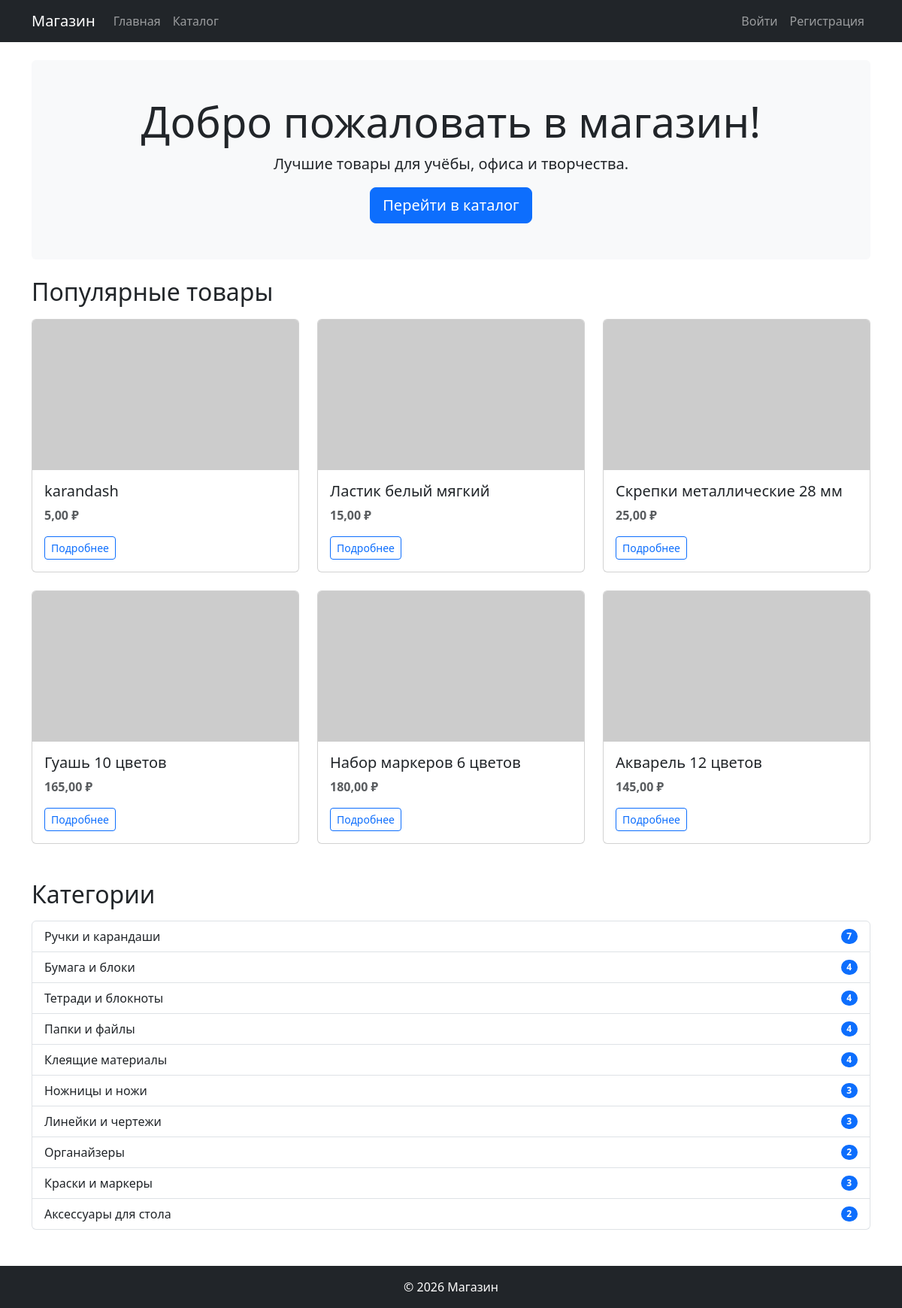
The page / on the database its author committed.
### shop/models.py (models this page shows, shortened)
class Product(models.Model):
    name = models.CharField(max_length = 200)
    description = models.TextField()
    photo = models.ImageField(upload_to = 'products/', blank = True)
    price = models.DecimalField(max_digits = 10, decimal_places = 2,
    validators = [MinValueValidator(0)])
    stock = models.IntegerField(validators = [MinValueValidator(0)])
    category = models.ForeignKey(Category, on_delete = models.CASCADE)
    manufacturer = models.ForeignKey(Manufacturer, on_delete = models.CASCADE)

class Category(models.Model):
    name = models.CharField(max_length = 100)
    description = models.TextField(blank = True)

### shop/views.py (the view)
# urls.py: path('', views.index, name = 'index'),
def index(request):
    popular_products = Product.objects.all().order_by('-id')[:6]
    categories = Category.objects.all()
    return render(request, 'shop/index.html', {
        'popular_products': popular_products,
        'categories': categories,
    })

### shop/templates/shop/index.html (shortened to what this page needs)
{% extends 'shop/base.html' %}
{% block content %}
<div class="bg-light p-5 rounded mb-4 text-center">
    <h1 class="display-4">Добро пожаловать в магазин!</h1>
    <p class="lead">Лучшие товары для учёбы, офиса и творчества.</p>
    <a href="{% url 'shop:product_list' %}" class="btn btn-primary btn-lg">Перейти в каталог</a>
</div>
<h2 class="mb-3"> Популярные товары</h2>
<div class="row">
    {% for product in popular_products %}
    <div class="col-md-4 mb-4">
        <div class="card h-100">
            {% if product.image %}
                <img src="{{ product.image.url }}" class="card-img-top" alt="{{ product.name }}">
            {% else %}
                <img src="https://via.placeholder.com/300x200?text=Нет+фото" class="card-img-top" alt="{{ product.name }}">
            {% endif %}
            <div class="card-body">
                <h5 class="card-title">{{ product.name }}</h5>
                <p class="card-text text-muted fw-bold">{{ product.price }} ₽</p>
                <a href="{% url 'shop:product_detail' product.pk %}" class="btn btn-outline-primary btn-sm">Подробнее</a>
            </div>
        </div>
    </div>
    {% empty %}
    <div class="col-12"><p class="text-muted">Товары пока не добавлены.</p></div>
    {% endfor %}
</div>
<h2 class="mb-3 mt-4"> Категории</h2>
<div class="list-group w-auto">
    {% for category in categories %}
    <a href="{% url 'shop:product_list' %}?category={{ category.id }}" class="list-group-item list-group-item-action d-flex justify-content-between align-items-center">
        {{ category.name }}
        <span class="badge bg-primary rounded-pill">{{ category.product_set.count }}</span>
    </a>
    {% empty %}
    <div class="list-group-item text-muted">Категории пока не созданы.</div>
    {% endfor %}
</div>
{% endblock %}

### static/css/style.css (style rules this page uses)
.card { transition: transform 0.2s; }
.card-img-top { height: 200px; object-fit: cover; }

### rows shown on the page
Product: name "karandash", price "5,00"
Product: name "Ластик белый мягкий", price "15,00"
Product: name "Скрепки металлические 28 мм", price "25,00"
Product: name "Гуашь 10 цветов", price "165,00"
Product: name "Набор маркеров 6 цветов", price "180,00"
Product: name "Акварель 12 цветов", price "145,00"
Category: name "Ручки и карандаши", product_set.count "7"
Category: name "Бумага и блоки", product_set.count "4"
Category: name "Тетради и блокноты", product_set.count "4"
Category: name "Папки и файлы", product_set.count "4"
Category: name "Клеящие материалы", product_set.count "4"
Category: name "Ножницы и ножи", product_set.count "3"
Category: name "Линейки и чертежи", product_set.count "3"
Category: name "Органайзеры", product_set.count "2"
Category: name "Краски и маркеры", product_set.count "3"
Category: name "Аксессуары для стола", product_set.count "2"
